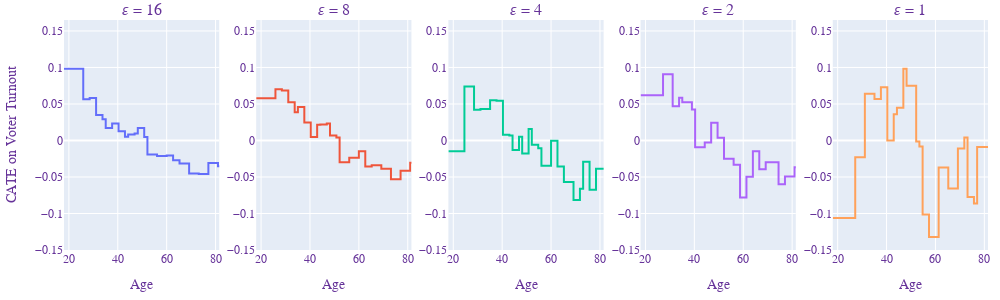

Notebook source saved alongside this figure:
### Code cell
feature_index = -3
x = np.sort(np.unique(data['X'][:, feature_index]))
x_min, x_max = min(x), 81.5
y_min, y_max = -0.15, 0.15

fig_separate = make_subplots(
    rows=1, cols=len(results_plot['epsilon']),
    subplot_titles=[f'𝜀 = {epsilon}' for epsilon in results_plot['epsilon']])

for index, row in results_plot.iterrows():
    model = row['algo_fitted'].model_cate
    if model.epsilon:
        name = f"𝜀 = {model.epsilon}"
    else:
        name = 'EBM'
    
    ebm_exp = model.explain_global()
    fig = ebm_exp.visualize(feature_index)
    
    x, y = fig.data[1]['x'], fig.data[1]['y']
    fig_separate.add_trace(go.Scatter(x=x, y=y,
                             mode='lines',
                             line={'shape': 'hv', 'width': 2, 
                                  },
                             name=name), row=1, col=index+1)
    fig_separate.update_yaxes(range=[y_min, y_max*1.1], row=1, col=index+1)
    fig_separate.update_xaxes(range=[x_min, x_max], title="Age", row=1, col=index+1)
    fig_separate.update_layout(
                          xaxis_title="Age",
                          yaxis_title="CATE on Voter Turnout",
#                           yaxis_range=[y_min, y_max],
                          font=dict(family="Courier New, monospace",
                                    size=12,
                                    color="RebeccaPurple"
                                ),
                          margin=dict(
                                t=20,
                                b=10,
                                l=10,
                                r=10,
                            ),
                          showlegend=False,
                          autosize=False,
                          width=1000,
                          height=300
    )
    
fig_separate.show()
fig_separate.write_image('plots/f_varying_epsilon.png', height=300, width=1000)

### Figure 1 — Plotly figure (JSON) as saved in the notebook; plotly's stock layout.template omitted (floating-point values rounded to 4 significant figures)
{"data": [{"line": {"shape": "hv", "width": 2}, "mode": "lines", "name": "𝜀 = 16", "type": "scatter", "x": [18, 25.88, 28.5, 31.12, 33.75, 35.06, 37.69, 40.31, 42.94, 44.25, 46.88, 48.19, 50.81, 52.12, 56.06, 60, 62.62, 65.25, 69.19, 73.12, 77.06, 81, 83.62, 102], "xaxis": "x", "y": [0.09828, 0.05629, 0.05817, 0.03503, 0.02914, 0.01719, 0.02341, 0.01256, 0.005261, 0.008329, 0.00965, 0.01709, 0.004871, -0.01915, -0.02113, -0.0207, -0.02709, -0.03168, -0.04528, -0.04601, -0.03072, -0.0354, -0.04229, -0.04229], "yaxis": "y"}, {"line": {"shape": "hv", "width": 2}, "mode": "lines", "name": "𝜀 = 8", "type": "scatter", "x": [18, 25.88, 28.5, 31.12, 33.75, 35.06, 37.69, 40.31, 42.94, 44.25, 46.88, 48.19, 50.81, 52.12, 56.06, 60, 62.62, 65.25, 69.19, 73.12, 77.06, 81, 83.62, 102], "xaxis": "x2", "y": [0.05781, 0.07025, 0.06836, 0.05251, 0.03881, 0.04584, 0.02445, 0.004631, 0.0214, 0.02191, 0.02335, 0.006652, 0.004173, -0.02984, -0.02374, -0.0147, -0.03562, -0.03392, -0.03867, -0.05321, -0.04149, -0.03043, -0.05762, -0.05762], "yaxis": "y2"}, {"line": {"shape": "hv", "width": 2}, "mode": "lines", "name": "𝜀 = 4", "type": "scatter", "x": [18, 24.56, 28.5, 31.12, 35.06, 37.69, 40.31, 42.94, 44.25, 46.88, 48.19, 50.81, 52.12, 54.75, 56.06, 60, 62.62, 65.25, 69.19, 71.81, 73.12, 75.75, 78.38, 82.31, 102], "xaxis": "x3", "y": [-0.01468, 0.07383, 0.04202, 0.04316, 0.05514, 0.05456, 0.007707, 0.006974, -0.01303, 0.005183, -0.01799, 0.01583, -0.005768, -0.01048, -0.03451, -0.0003781, -0.03563, -0.05685, -0.08136, -0.06617, -0.0292, -0.06746, -0.03871, 0.04089, 0.04089], "yaxis": "y3"}, {"line": {"shape": "hv", "width": 2}, "mode": "lines", "name": "𝜀 = 2", "type": "scatter", "x": [18, 27.19, 31.12, 33.75, 35.06, 39, 40.31, 44.25, 46.88, 49.5, 52.12, 56.06, 58.69, 61.31, 63.94, 66.56, 69.19, 74.44, 77.06, 81, 84.94, 102], "xaxis": "x4", "y": [0.06205, 0.09068, 0.04681, 0.05842, 0.05232, 0.04232, -0.009428, -0.002726, 0.02422, 0.003741, -0.02489, -0.03334, -0.07809, -0.04966, -0.01479, -0.03935, -0.02982, -0.0599, -0.04937, -0.0366, -0.02864, -0.02864], "yaxis": "y4"}, {"line": {"shape": "hv", "width": 2}, "mode": "lines", "name": "𝜀 = 1", "type": "scatter", "x": [18, 27.19, 31.12, 35.06, 37.69, 40.31, 42.94, 44.25, 46.88, 48.19, 52.12, 53.44, 54.75, 57.38, 61.31, 65.25, 69.19, 71.81, 73.12, 75.75, 77.06, 82.31, 84.94, 90.19, 98.06, 102], "xaxis": "x5", "y": [-0.1062, -0.02313, 0.06411, 0.05692, 0.07304, 9.916e-05, 0.0358, 0.04472, 0.09818, 0.07484, -0.001279, -0.008163, -0.1014, -0.1322, -0.03713, -0.06593, -0.01109, 0.004211, -0.07731, -0.08646, -0.009095, 0.05421, -0.04409, 0.0514, 0.003549, 0.003549], "yaxis": "y5"}], "layout": {"annotations": [{"font": {"size": 16}, "showarrow": false, "text": "𝜀 = 16", "x": 0.084, "xanchor": "center", "xref": "paper", "y": 1, "yanchor": "bottom", "yref": "paper"}, {"font": {"size": 16}, "showarrow": false, "text": "𝜀 = 8", "x": 0.292, "xanchor": "center", "xref": "paper", "y": 1, "yanchor": "bottom", "yref": "paper"}, {"font": {"size": 16}, "showarrow": false, "text": "𝜀 = 4", "x": 0.5, "xanchor": "center", "xref": "paper", "y": 1, "yanchor": "bottom", "yref": "paper"}, {"font": {"size": 16}, "showarrow": false, "text": "𝜀 = 2", "x": 0.708, "xanchor": "center", "xref": "paper", "y": 1, "yanchor": "bottom", "yref": "paper"}, {"font": {"size": 16}, "showarrow": false, "text": "𝜀 = 1", "x": 0.916, "xanchor": "center", "xref": "paper", "y": 1, "yanchor": "bottom", "yref": "paper"}], "autosize": false, "font": {"color": "RebeccaPurple", "family": "Courier New, monospace", "size": 12}, "height": 300, "margin": {"b": 10, "l": 10, "r": 10, "t": 20}, "showlegend": false, "width": 1000, "xaxis": {"anchor": "y", "domain": [0, 0.168], "range": [18, 81.5], "title": {"text": "Age"}}, "xaxis2": {"anchor": "y2", "domain": [0.208, 0.376], "range": [18, 81.5], "title": {"text": "Age"}}, "xaxis3": {"anchor": "y3", "domain": [0.416, 0.584], "range": [18, 81.5], "title": {"text": "Age"}}, "xaxis4": {"anchor": "y4", "domain": [0.624, 0.792], "range": [18, 81.5], "title": {"text": "Age"}}, "xaxis5": {"anchor": "y5", "domain": [0.832, 1], "range": [18, 81.5], "title": {"text": "Age"}}, "yaxis": {"anchor": "x", "domain": [0, 1], "range": [-0.15, 0.165], "title": {"text": "CATE on Voter Turnout"}}, "yaxis2": {"anchor": "x2", "domain": [0, 1], "range": [-0.15, 0.165]}, "yaxis3": {"anchor": "x3", "domain": [0, 1], "range": [-0.15, 0.165]}, "yaxis4": {"anchor": "x4", "domain": [0, 1], "range": [-0.15, 0.165]}, "yaxis5": {"anchor": "x5", "domain": [0, 1], "range": [-0.15, 0.165]}}}
